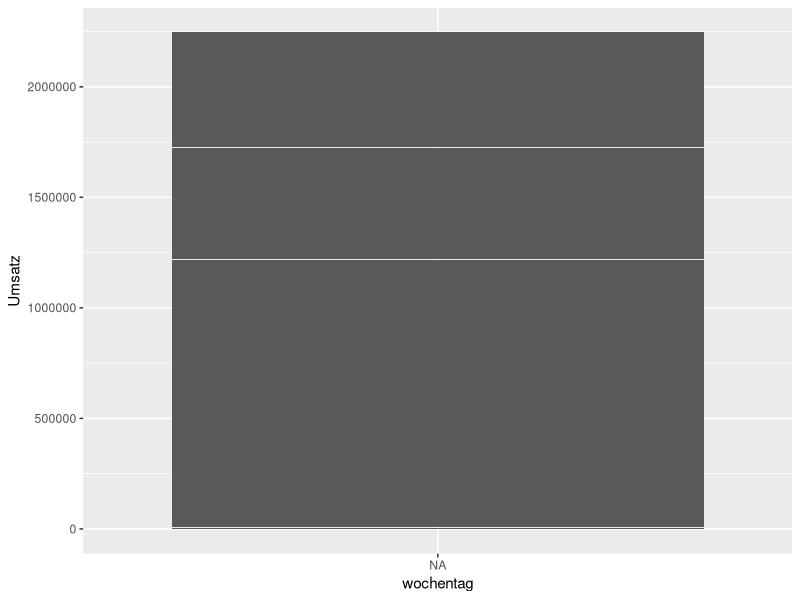
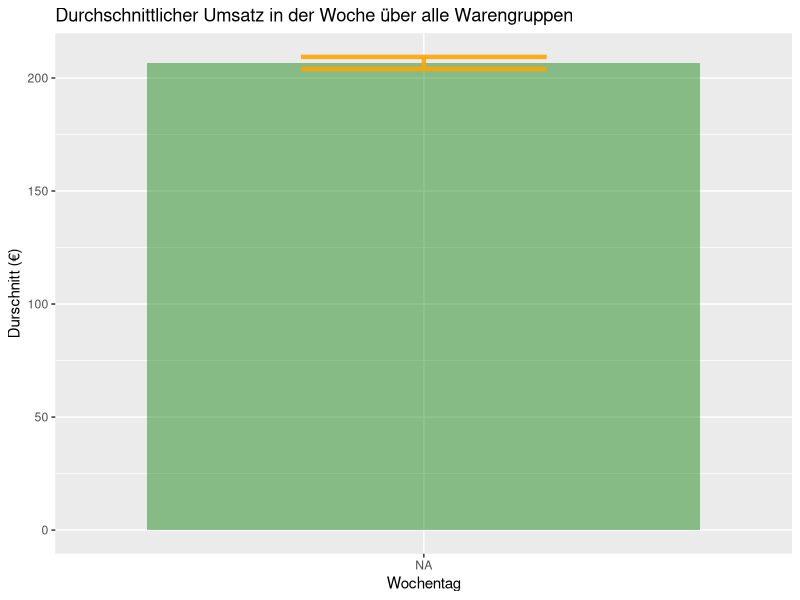
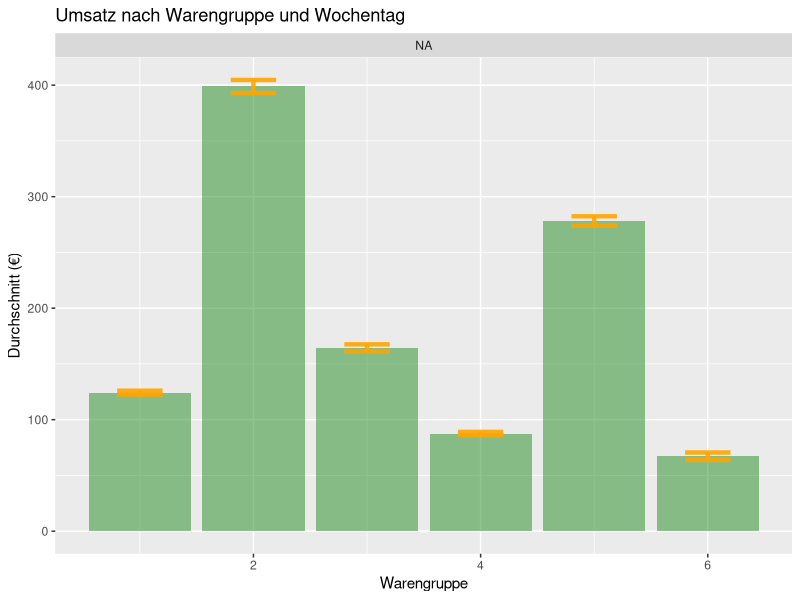
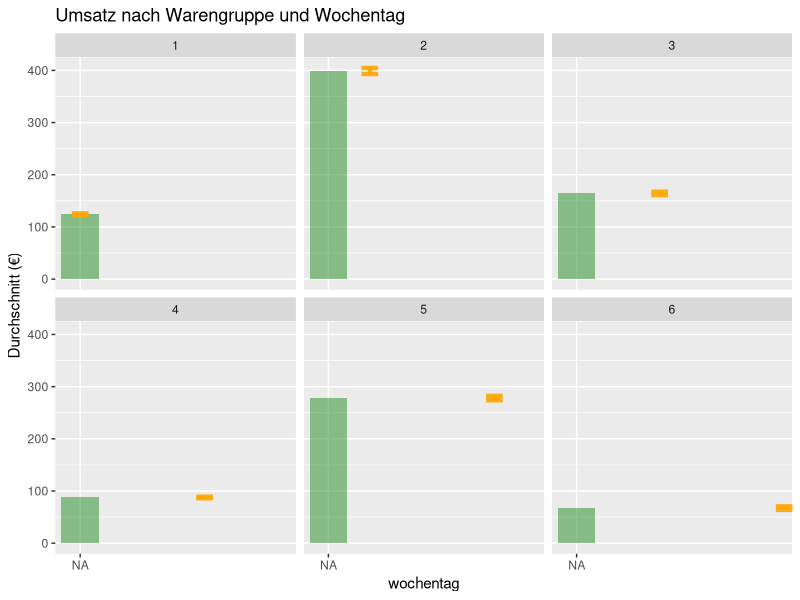
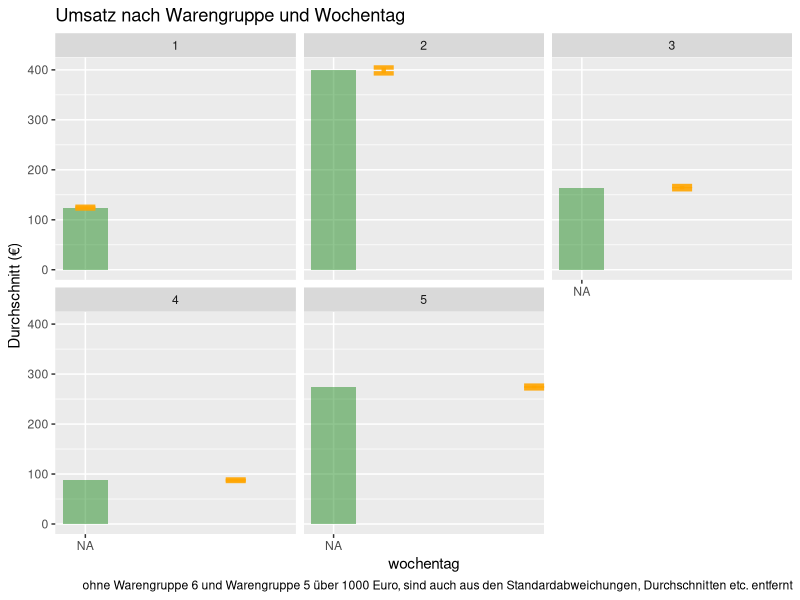

Here is the R script that generated these plots, in order:
## ---- chunk 1
#Laden der Bibliotheken

library(readr)
library(tidyverse)
library(lubridate)
library(ggplot2)
library(dplyr)
## ---- chunk 2
#Einlesen der Daten

umsatz <- read_csv("umsatzdaten_gekuerzt.csv", 
    col_types = cols(Datum = col_datetime(format = " %Y-%m-%d   "))) #Eingeben des Datums
## ---- chunk 3

#Wochentage allgemein


#Erstellung der Variable mit Wochentag

umsatz$wochentag <- weekdays(umsatz$Datum)

#Tage ordnen
umsatz$wochentag <- factor(umsatz$wochentag , levels= c("Montag","Dienstag","Mittwoch","Donnerstag","Freitag","Samstag","Sonntag"))

umsatz[order(umsatz$wochentag), ]
#Balkendiagramm der Umsätze von Warengruppe 1 je Wochentag (ohne Konfidenzintervall)

ggplot(umsatz) +
  geom_bar(aes(x = wochentag, y = Umsatz), stat = "identity")


#Balkendiagramm der Umsätze aller Warengruppen je Wochentag (ohne Konfidenzintervall)
# Berechnung von Mittelwerten, Standardabweichungen, Standardfehlern und Konfidenzintervallen
#n ist einfach nur praktisch und z?hlt die Wochentage
my_sum_week<- umsatz %>%
  group_by(wochentag) %>%
  summarise(
    n=n(), #ist praktisch, weil es die Anzahl z?hlt
    mean=mean(Umsatz),
    sd=sd(Umsatz),
    summe=sum(Umsatz)) %>%
  mutate( se=sd/sqrt(n))  %>%
  mutate( ic=se * qt((1-0.05)/2 + .5, n-1))

# Confidence Interval
ggplot(my_sum_week) +
  geom_bar( aes(x=wochentag, y=mean), stat="identity", fill="forestgreen", alpha=0.5) +
  geom_errorbar( aes(x=wochentag, ymin=mean-ic, ymax=mean+ic), width=0.4, colour="orange", alpha=0.9, size=1.5) +
  xlab("Wochentag")+
  ylab("Durschnitt (€)")+
  ggtitle("Durchschnittlicher Umsatz in der Woche über alle Warengruppen")

## ---- chunk 4

#Tabelle für den Umsatz nach Warengruppen  und  Wochentagen
ware_week<- umsatz %>%
  group_by(wochentag, Warengruppe) %>%
  summarise(
    n=n(), #ist praktisch, weil es die Anzahl z?hlt
    mean=mean(Umsatz),
    sd=sd(Umsatz),
    summe=sum(Umsatz)
  ) %>%
  mutate( se=sd/sqrt(n))  %>%
  mutate( ic=se * qt((1-0.05)/2 + .5, n-1))

#Tage ordnen
ware_week$wochentag <- factor(ware_week$wochentag , levels= c("Montag","Dienstag","Mittwoch","Donnerstag","Freitag","Samstag","Sonntag"))

ware_week[order(ware_week$wochentag), ]


# nach Warengruppe an den Wochentagen den Umsatz plotten
ggplot(ware_week) +
  geom_bar( aes(x=Warengruppe, y=mean), stat="identity", fill="forestgreen", alpha=0.5) +
  geom_errorbar( aes(x=Warengruppe, ymin=mean-ic, ymax=mean+ic), width=0.4, colour="orange", alpha=0.9, size=1.5) +
  ylab("Durchschnitt (€)")+
 facet_wrap(~wochentag)+
  ggtitle("Umsatz nach Warengruppe und Wochentag")



ggplot(ware_week) +
  geom_bar( aes(x=wochentag, y=mean), stat="identity", fill="forestgreen", alpha=0.5) +
  geom_errorbar( aes(x=Warengruppe, ymin=mean-ic, ymax=mean+ic), width=0.4, colour="orange", alpha=0.9, size=1.5) +
  ylab("Durchschnitt (€)")+
 facet_wrap(~Warengruppe)+
  ggtitle("Umsatz nach Warengruppe und Wochentag")
## ---- chunk 5

#einlesen der Variable mit den Feiertagen

Feiertage <- read_delim("Variablen.csv",         #bisher nur für das Jahr 2013 (Stand 09.12)
    ";", escape_double = FALSE, trim_ws = TRUE)

#Warengruppe 6 rausnehmen und alle Werte von Warengruppe 5 über 1000 Euro (Ergebnis einer anderen Analyse zeigte, dass Warengruppe 5 nur an ganz singulären Tagen so einen großen Umsatz macht, deswegen verfälscht es evtl. das Ergebnis)



#Tabelle für den Umsatz nach Warengruppen  und  Wochentagen (ohne Warengruppe 6 und Werte von Warengruppe 5 über 1000€)
ware_ohne6_5gr1000<- umsatz %>%
  filter(Warengruppe != 6)  %>%
  filter(!(Warengruppe == 5 & Umsatz >= 1000)) %>%   #alles rausgefiltert wo 5 mehr Umsatz als 1000 Euro hat
  group_by(wochentag, Warengruppe) %>%
  summarise(
    n=n(), #ist praktisch, weil es die Anzahl z?hlt
    mean=mean(Umsatz),
    sd=sd(Umsatz),
    summe=sum(Umsatz)
  ) %>%
  mutate( se=sd/sqrt(n))  %>%
  mutate( ic=se * qt((1-0.05)/2 + .5, n-1))

#Tage ordnen
ware_ohne6_5gr1000$wochentag <- factor(ware_ohne6_5gr1000$wochentag , levels= c("Montag","Dienstag","Mittwoch","Donnerstag","Freitag","Samstag","Sonntag"))

ware_ohne6_5gr1000[order(ware_ohne6_5gr1000$wochentag), ]

#labels=c("1 (Brot)", "2 (Brötchen)", "3 (Crossant)", "4( Konditorei)", "5 (Kuchen)")


# nach Warengruppe an den Wochentagen den Umsatz plotten (ohne Warengruppe 6 und Warengruppe 5 über 1000 Euro)
ggplot(ware_ohne6_5gr1000) +
  geom_bar( aes(x=wochentag, y=mean), stat="identity", fill="forestgreen", alpha=0.5) +
  geom_errorbar( aes(x=Warengruppe, ymin=mean-ic, ymax=mean+ic), width=0.4, colour="orange", alpha=0.9, size=1.5) +
  ylab("Durchschnitt (€)")+
  facet_wrap(~Warengruppe)+
  ggtitle("Umsatz nach Warengruppe und Wochentag")+
  labs(caption = "ohne Warengruppe 6 und Warengruppe 5 über 1000 Euro, sind auch aus den Standardabweichungen, Durchschnitten etc. entfernt")
  

